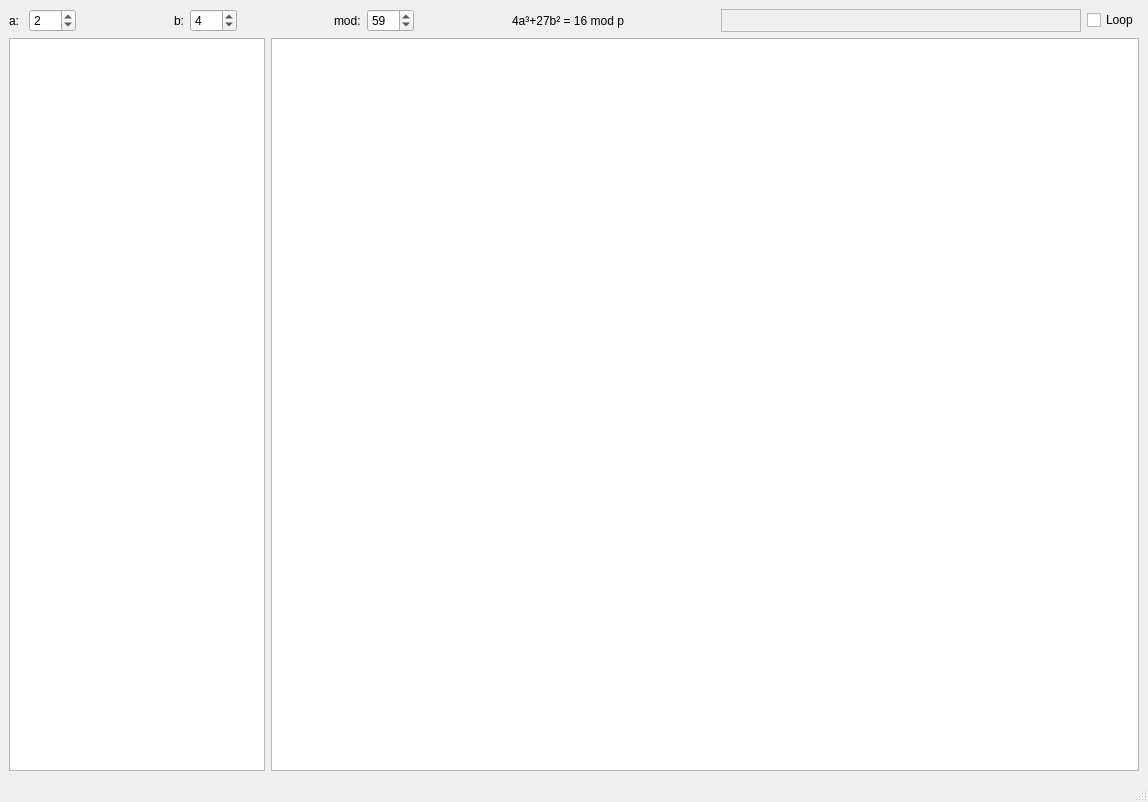
<?xml version="1.0" encoding="UTF-8"?>
<ui version="4.0">
 <class>MainWindow</class>
 <widget class="QMainWindow" name="MainWindow">
  <property name="geometry">
   <rect>
    <x>0</x>
    <y>0</y>
    <width>1148</width>
    <height>802</height>
   </rect>
  </property>
  <property name="windowTitle">
   <string>Elliptic Curve Points</string>
  </property>
  <widget class="QWidget" name="centralwidget">
   <layout class="QGridLayout" name="gridLayout">
    <item row="1" column="0">
     <widget class="QTableView" name="tableView">
      <property name="sizePolicy">
       <sizepolicy hsizetype="Preferred" vsizetype="Expanding">
        <horstretch>0</horstretch>
        <verstretch>0</verstretch>
       </sizepolicy>
      </property>
      <attribute name="horizontalHeaderStretchLastSection">
       <bool>true</bool>
      </attribute>
      <attribute name="verticalHeaderVisible">
       <bool>false</bool>
      </attribute>
     </widget>
    </item>
    <item row="1" column="1">
     <widget class="QGraphicsView" name="graphicsView">
      <property name="backgroundBrush">
       <brush brushstyle="NoBrush">
        <color alpha="50">
         <red>0</red>
         <green>0</green>
         <blue>0</blue>
        </color>
       </brush>
      </property>
     </widget>
    </item>
    <item row="0" column="0" colspan="2">
     <layout class="QHBoxLayout" name="horizontalLayout">
      <item>
       <widget class="QLabel" name="labA">
        <property name="text">
         <string>a: </string>
        </property>
       </widget>
      </item>
      <item>
       <widget class="QSpinBox" name="spinA">
        <property name="maximum">
         <number>999</number>
        </property>
        <property name="value">
         <number>2</number>
        </property>
       </widget>
      </item>
      <item>
       <spacer name="spac0">
        <property name="orientation">
         <enum>Qt::Horizontal</enum>
        </property>
        <property name="sizeHint" stdset="0">
         <size>
          <width>40</width>
          <height>20</height>
         </size>
        </property>
       </spacer>
      </item>
      <item>
       <widget class="QLabel" name="labB">
        <property name="text">
         <string>b:</string>
        </property>
       </widget>
      </item>
      <item>
       <widget class="QSpinBox" name="spinB">
        <property name="maximum">
         <number>999</number>
        </property>
        <property name="value">
         <number>4</number>
        </property>
       </widget>
      </item>
      <item>
       <spacer name="spac1">
        <property name="orientation">
         <enum>Qt::Horizontal</enum>
        </property>
        <property name="sizeHint" stdset="0">
         <size>
          <width>40</width>
          <height>20</height>
         </size>
        </property>
       </spacer>
      </item>
      <item>
       <widget class="QLabel" name="labMod">
        <property name="text">
         <string>mod:</string>
        </property>
       </widget>
      </item>
      <item>
       <widget class="QSpinBox" name="spinMod">
        <property name="minimum">
         <number>7</number>
        </property>
        <property name="maximum">
         <number>997</number>
        </property>
        <property name="singleStep">
         <number>2</number>
        </property>
        <property name="value">
         <number>59</number>
        </property>
       </widget>
      </item>
      <item>
       <spacer name="horizontalSpacer_2">
        <property name="orientation">
         <enum>Qt::Horizontal</enum>
        </property>
        <property name="sizeHint" stdset="0">
         <size>
          <width>40</width>
          <height>20</height>
         </size>
        </property>
       </spacer>
      </item>
      <item>
       <widget class="QLabel" name="labValid">
        <property name="text">
         <string>4a³+27b² = 16 mod p</string>
        </property>
       </widget>
      </item>
      <item>
       <spacer name="horizontalSpacer_3">
        <property name="orientation">
         <enum>Qt::Horizontal</enum>
        </property>
        <property name="sizeHint" stdset="0">
         <size>
          <width>40</width>
          <height>20</height>
         </size>
        </property>
       </spacer>
      </item>
      <item>
       <widget class="QFrame" name="legend">
        <property name="minimumSize">
         <size>
          <width>360</width>
          <height>0</height>
         </size>
        </property>
        <property name="frameShape">
         <enum>QFrame::StyledPanel</enum>
        </property>
        <property name="frameShadow">
         <enum>QFrame::Sunken</enum>
        </property>
        <property name="lineWidth">
         <number>2</number>
        </property>
       </widget>
      </item>
      <item>
       <widget class="QCheckBox" name="checkLoop">
        <property name="text">
         <string>Loop</string>
        </property>
       </widget>
      </item>
     </layout>
    </item>
   </layout>
  </widget>
  <widget class="QMenuBar" name="menubar">
   <property name="geometry">
    <rect>
     <x>0</x>
     <y>0</y>
     <width>1148</width>
     <height>30</height>
    </rect>
   </property>
  </widget>
  <widget class="QStatusBar" name="statusbar"/>
 </widget>
 <resources/>
 <connections/>
</ui>
